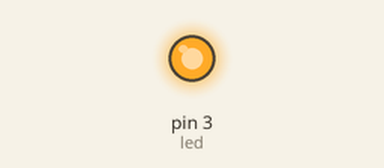
The sketch below on a simulated Arduino Uno, built with avr-gcc and run on an emulated ATmega328P. Shown: output pins drawn as LEDs (lit = HIGH).

Above: at 0.05 s.
Timing chart, 0 to 3.0 s (numbered marks = the images above):
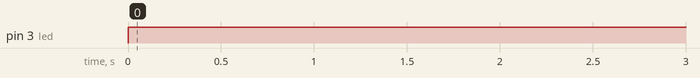

The sketch:

pulsador1.ino
```cpp
int led = 3;

void setup() {
  // put your setup code here, to run once:
  pinMode(led, OUTPUT);

}

void loop() {
  // put your main code here, to run repeatedly:
  digitalWrite(led, 1);
  delay(100);
  digitalWrite(led, 0);

}
```

Measured:
- by itself, pin 3 (led): LOW → HIGH at 0.00 s
